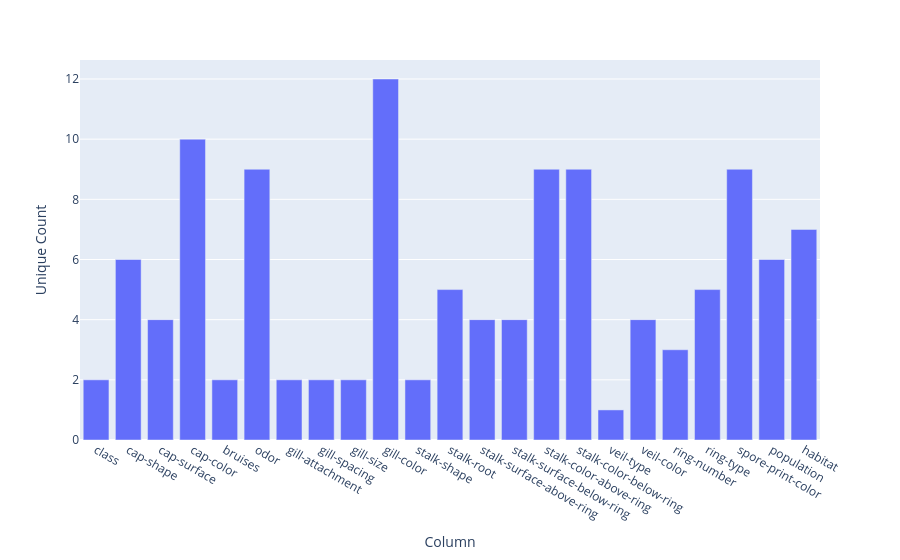

Write notebook code for a chart like this one.
### Markdown cell above
## Unique Values

### Code cell
unique_counts = {}
for col in df.columns:
    unique_counts[col] = df[col].nunique()

unique_df = pd.DataFrame(
    unique_counts.items(),
    columns = ['Column', 'Unique Count']
)

fig = px.bar(
    unique_df,
    x = 'Column',
    y = 'Unique Count'
)
fig.show()

### Figure 1 — Plotly figure (JSON) as saved in the notebook; plotly's stock layout.template omitted (floating-point values rounded to 4 significant figures)
{"data": [{"hovertemplate": "Column=%{x}<br>Unique Count=%{y}<extra></extra>", "legendgroup": "", "marker": {"color": "#636efa", "pattern": {"shape": ""}}, "name": "", "orientation": "v", "showlegend": false, "textposition": "auto", "type": "bar", "x": ["class", "cap-shape", "cap-surface", "cap-color", "bruises", "odor", "gill-attachment", "gill-spacing", "gill-size", "gill-color", "stalk-shape", "stalk-root", "stalk-surface-above-ring", "stalk-surface-below-ring", "stalk-color-above-ring", "stalk-color-below-ring", "veil-type", "veil-color", "ring-number", "ring-type", "spore-print-color", "population", "habitat"], "xaxis": "x", "y": [2, 6, 4, 10, 2, 9, 2, 2, 2, 12, 2, 5, 4, 4, 9, 9, 1, 4, 3, 5, 9, 6, 7], "yaxis": "y"}], "layout": {"barmode": "relative", "legend": {"tracegroupgap": 0}, "margin": {"t": 60}, "xaxis": {"anchor": "y", "domain": [0, 1], "title": {"text": "Column"}}, "yaxis": {"anchor": "x", "domain": [0, 1], "title": {"text": "Unique Count"}}}}
